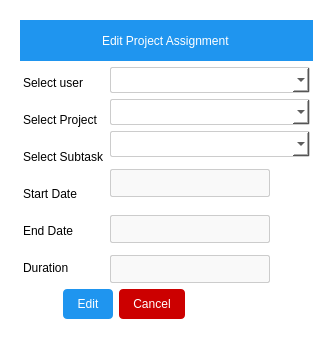
<?xml version="1.0" encoding="UTF-8"?>
<ui version="4.0">
 <class>Dialog</class>
 <widget class="QDialog" name="Dialog">
  <property name="geometry">
   <rect>
    <x>0</x>
    <y>0</y>
    <width>333</width>
    <height>339</height>
   </rect>
  </property>
  <property name="windowTitle">
   <string>Dialog</string>
  </property>
  <property name="styleSheet">
   <string notr="true">background-color: rgb(255, 255, 255);</string>
  </property>
  <layout class="QGridLayout" name="gridLayout">
   <item row="0" column="0">
    <widget class="QWidget" name="widget" native="true">
     <property name="styleSheet">
      <string notr="true">QComboBox{
border:1px solid #ccc;
padding:4px;
border-radius: 2px;


}
QComboBox:focus{

 border: 1px solid #0078d4;
            background-color: #fff;

}

QLineEdit{
color: #666;
font-size: 14px;
padding: 4px;
border: 1px solid #ccc;
border-radius: 2px;
background-color: #f9f9f9;
}
QLineEdit:focus {
            border: 1px solid #0078d4;
            background-color: #fff;
        }
</string>
     </property>
     <layout class="QVBoxLayout" name="verticalLayout_3">
      <item>
       <widget class="QWidget" name="header_widget" native="true">
        <property name="styleSheet">
         <string notr="true">background-color:rgb(31, 149, 239);
color:white;</string>
        </property>
        <layout class="QHBoxLayout" name="horizontalLayout">
         <item>
          <spacer name="horizontalSpacer">
           <property name="orientation">
            <enum>Qt::Horizontal</enum>
           </property>
           <property name="sizeHint" stdset="0">
            <size>
             <width>96</width>
             <height>10</height>
            </size>
           </property>
          </spacer>
         </item>
         <item>
          <widget class="QLabel" name="label">
           <property name="text">
            <string>Edit Project Assignment</string>
           </property>
          </widget>
         </item>
         <item>
          <spacer name="horizontalSpacer_2">
           <property name="orientation">
            <enum>Qt::Horizontal</enum>
           </property>
           <property name="sizeHint" stdset="0">
            <size>
             <width>96</width>
             <height>10</height>
            </size>
           </property>
          </spacer>
         </item>
        </layout>
       </widget>
      </item>
      <item>
       <layout class="QHBoxLayout" name="horizontalLayout_6">
        <item>
         <spacer name="horizontalSpacer_5">
          <property name="orientation">
           <enum>Qt::Horizontal</enum>
          </property>
          <property name="sizeHint" stdset="0">
           <size>
            <width>18</width>
            <height>20</height>
           </size>
          </property>
         </spacer>
        </item>
        <item>
         <layout class="QVBoxLayout" name="verticalLayout_2">
          <item>
           <widget class="QLabel" name="label_2">
            <property name="text">
             <string>Select user</string>
            </property>
           </widget>
          </item>
          <item>
           <widget class="QLabel" name="label_3">
            <property name="text">
             <string>Select Project</string>
            </property>
           </widget>
          </item>
          <item>
           <widget class="QLabel" name="label_4">
            <property name="text">
             <string>Select Subtask</string>
            </property>
           </widget>
          </item>
          <item>
           <widget class="QLabel" name="label_5">
            <property name="text">
             <string>Start Date</string>
            </property>
           </widget>
          </item>
          <item>
           <widget class="QLabel" name="label_6">
            <property name="text">
             <string>End Date</string>
            </property>
           </widget>
          </item>
          <item>
           <widget class="QLabel" name="label_7">
            <property name="text">
             <string>Duration</string>
            </property>
           </widget>
          </item>
         </layout>
        </item>
        <item>
         <layout class="QVBoxLayout" name="verticalLayout">
          <item>
           <widget class="QComboBox" name="edit_user_combo">
            <property name="minimumSize">
             <size>
              <width>170</width>
              <height>0</height>
             </size>
            </property>
           </widget>
          </item>
          <item>
           <widget class="QComboBox" name="edit_project_combo">
            <property name="minimumSize">
             <size>
              <width>170</width>
              <height>0</height>
             </size>
            </property>
           </widget>
          </item>
          <item>
           <widget class="QComboBox" name="edit_subtask_combo">
            <property name="minimumSize">
             <size>
              <width>170</width>
              <height>0</height>
             </size>
            </property>
           </widget>
          </item>
          <item>
           <layout class="QHBoxLayout" name="horizontalLayout_2">
            <property name="spacing">
             <number>0</number>
            </property>
            <item>
             <widget class="QLineEdit" name="edit_start_date_le">
              <property name="minimumSize">
               <size>
                <width>160</width>
                <height>0</height>
               </size>
              </property>
             </widget>
            </item>
            <item>
             <widget class="QPushButton" name="start_date_btn">
              <property name="minimumSize">
               <size>
                <width>40</width>
                <height>40</height>
               </size>
              </property>
              <property name="maximumSize">
               <size>
                <width>40</width>
                <height>40</height>
               </size>
              </property>
              <property name="styleSheet">
               <string notr="true">border:none</string>
              </property>
              <property name="text">
               <string/>
              </property>
              <property name="icon">
               <iconset resource="assign_projects.qrc">
                <normaloff>:/icons/calender.png</normaloff>:/icons/calender.png</iconset>
              </property>
              <property name="iconSize">
               <size>
                <width>20</width>
                <height>20</height>
               </size>
              </property>
             </widget>
            </item>
           </layout>
          </item>
          <item>
           <layout class="QHBoxLayout" name="horizontalLayout_3">
            <property name="spacing">
             <number>0</number>
            </property>
            <item>
             <widget class="QLineEdit" name="edit_end_date_le">
              <property name="minimumSize">
               <size>
                <width>160</width>
                <height>0</height>
               </size>
              </property>
             </widget>
            </item>
            <item>
             <widget class="QPushButton" name="end_date_btn">
              <property name="minimumSize">
               <size>
                <width>40</width>
                <height>40</height>
               </size>
              </property>
              <property name="maximumSize">
               <size>
                <width>40</width>
                <height>40</height>
               </size>
              </property>
              <property name="styleSheet">
               <string notr="true">border:none</string>
              </property>
              <property name="text">
               <string/>
              </property>
              <property name="icon">
               <iconset resource="assign_projects.qrc">
                <normaloff>:/icons/calender.png</normaloff>:/icons/calender.png</iconset>
              </property>
              <property name="iconSize">
               <size>
                <width>20</width>
                <height>20</height>
               </size>
              </property>
             </widget>
            </item>
           </layout>
          </item>
          <item>
           <layout class="QHBoxLayout" name="horizontalLayout_4">
            <item>
             <widget class="QLineEdit" name="edit_duration_le">
              <property name="minimumSize">
               <size>
                <width>160</width>
                <height>0</height>
               </size>
              </property>
             </widget>
            </item>
            <item>
             <spacer name="horizontalSpacer_3">
              <property name="orientation">
               <enum>Qt::Horizontal</enum>
              </property>
              <property name="sizeHint" stdset="0">
               <size>
                <width>18</width>
                <height>20</height>
               </size>
              </property>
             </spacer>
            </item>
           </layout>
          </item>
         </layout>
        </item>
        <item>
         <spacer name="horizontalSpacer_8">
          <property name="orientation">
           <enum>Qt::Horizontal</enum>
          </property>
          <property name="sizeHint" stdset="0">
           <size>
            <width>18</width>
            <height>20</height>
           </size>
          </property>
         </spacer>
        </item>
       </layout>
      </item>
      <item>
       <layout class="QHBoxLayout" name="horizontalLayout_5">
        <item>
         <spacer name="horizontalSpacer_7">
          <property name="orientation">
           <enum>Qt::Horizontal</enum>
          </property>
          <property name="sizeHint" stdset="0">
           <size>
            <width>18</width>
            <height>20</height>
           </size>
          </property>
         </spacer>
        </item>
        <item>
         <widget class="QPushButton" name="edit_assign_btn">
          <property name="cursor">
           <cursorShape>PointingHandCursor</cursorShape>
          </property>
          <property name="styleSheet">
           <string notr="true">QPushButton{
border:none;
border-radius:4px;
background-color:rgb(31, 149, 239);
color:white;
padding-right:14px;
padding-left:14px;
padding-top:8px;
padding-bottom:8px;


}
QPushButton:hover{
background-color:#1977bf;


}</string>
          </property>
          <property name="text">
           <string>Edit</string>
          </property>
          <property name="checkable">
           <bool>true</bool>
          </property>
         </widget>
        </item>
        <item>
         <widget class="QPushButton" name="pushButton_2">
          <property name="cursor">
           <cursorShape>PointingHandCursor</cursorShape>
          </property>
          <property name="styleSheet">
           <string notr="true">background-color:#cc0000;padding-right:14px;
padding-left:14px;
padding-top:8px;
padding-bottom:8px;
border-radius:4px;
color:#fff;
border:none;
border-top-color: qradialgradient(spread:pad, cx:0.5, cy:0.5, radius:0.5, fx:0.5, fy:0.5, stop:0 rgba(255, 255, 255, 255), stop:0.1 rgba(255, 255, 255, 255), stop:0.2 rgba(255, 176, 176, 167), stop:0.3 rgba(255, 151, 151, 92), stop:0.4 rgba(255, 125, 125, 51), stop:0.5 rgba(255, 76, 76, 205), stop:0.52 rgba(255, 76, 76, 205), stop:0.6 rgba(255, 180, 180, 84), stop:1 rgba(255, 255, 255, 0));</string>
          </property>
          <property name="text">
           <string>Cancel</string>
          </property>
          <property name="checkable">
           <bool>true</bool>
          </property>
         </widget>
        </item>
        <item>
         <spacer name="horizontalSpacer_6">
          <property name="orientation">
           <enum>Qt::Horizontal</enum>
          </property>
          <property name="sizeHint" stdset="0">
           <size>
            <width>128</width>
            <height>20</height>
           </size>
          </property>
         </spacer>
        </item>
       </layout>
      </item>
     </layout>
     <zorder>header_widget</zorder>
     <zorder></zorder>
    </widget>
   </item>
  </layout>
 </widget>
 <resources>
  <include location="assign_projects.qrc"/>
 </resources>
 <connections>
  <connection>
   <sender>pushButton_2</sender>
   <signal>toggled(bool)</signal>
   <receiver>Dialog</receiver>
   <slot>close()</slot>
   <hints>
    <hint type="sourcelabel">
     <x>152</x>
     <y>314</y>
    </hint>
    <hint type="destinationlabel">
     <x>152</x>
     <y>361</y>
    </hint>
   </hints>
  </connection>
 </connections>
</ui>
